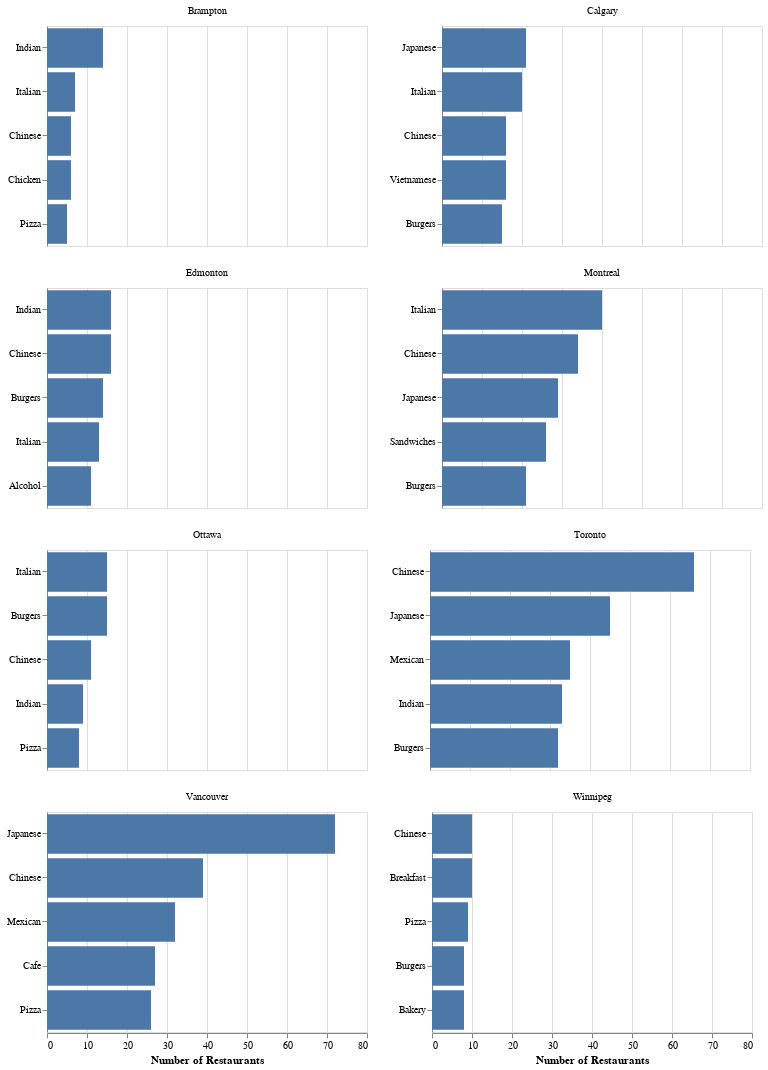

Notebook code for this chart:
### Markdown cell above
## MOST COMMON FOOD CATEGORIES IN EACH CITY

### Code cell
top5 = (
    df.groupby("city")["restaurant_category"]
      .value_counts()
      .groupby(level=0)
      .head(5)
      .reset_index(name="count")
)

base = alt.Chart(top5).mark_bar().encode(
    y=alt.Y(
        "restaurant_category:N",
        sort=alt.SortField("count", order="descending"),
        title=None
    ),
    x=alt.X("count:Q", title="Number of Restaurants"),
    tooltip=["city:N", "restaurant_category:N", "count:Q"]
).properties(
    width=320,
    height=220
)

base.facet(
    facet=alt.Facet("city:N", title=None),
    columns=2
).resolve_scale(
    y='independent'
)

### Figure 1 — Vega-Lite specification as saved in the notebook (floating-point values rounded to 4 significant figures)
{"config": {"view": {"continuousWidth": 300, "continuousHeight": 300}}, "data": {"name": "data-ddb4ba4974cbae518a74f08cd1323953"}, "facet": {"field": "city", "title": null, "type": "nominal"}, "spec": {"mark": {"type": "bar"}, "encoding": {"tooltip": [{"field": "city", "type": "nominal"}, {"field": "restaurant_category", "type": "nominal"}, {"field": "count", "type": "quantitative"}], "x": {"field": "count", "title": "Number of Restaurants", "type": "quantitative"}, "y": {"field": "restaurant_category", "sort": {"field": "count", "order": "descending"}, "title": null, "type": "nominal"}}, "height": 220, "width": 320}, "columns": 2, "resolve": {"scale": {"y": "independent"}}, "$schema": "https://vega.github.io/schema/vega-lite/v6.1.0.json", "datasets": {"data-ddb4ba4974cbae518a74f08cd1323953": [{"city": "Brampton", "restaurant_category": "Indian", "count": 14}, {"city": "Brampton", "restaurant_category": "Italian", "count": 7}, {"city": "Brampton", "restaurant_category": "Chinese", "count": 6}, {"city": "Brampton", "restaurant_category": "Chicken", "count": 6}, {"city": "Brampton", "restaurant_category": "Pizza", "count": 5}, {"city": "Calgary", "restaurant_category": "Japanese", "count": 21}, {"city": "Calgary", "restaurant_category": "Italian", "count": 20}, {"city": "Calgary", "restaurant_category": "Chinese", "count": 16}, {"city": "Calgary", "restaurant_category": "Vietnamese", "count": 16}, {"city": "Calgary", "restaurant_category": "Burgers", "count": 15}, {"city": "Edmonton", "restaurant_category": "Indian", "count": 16}, {"city": "Edmonton", "restaurant_category": "Chinese", "count": 16}, {"city": "Edmonton", "restaurant_category": "Burgers", "count": 14}, {"city": "Edmonton", "restaurant_category": "Italian", "count": 13}, {"city": "Edmonton", "restaurant_category": "Alcohol", "count": 11}, {"city": "Montreal", "restaurant_category": "Italian", "count": 40}, {"city": "Montreal", "restaurant_category": "Chinese", "count": 34}, {"city": "Montreal", "restaurant_category": "Japanese", "count": 29}, {"city": "Montreal", "restaurant_category": "Sandwiches", "count": 26}, {"city": "Montreal", "restaurant_category": "Burgers", "count": 21}, {"city": "Ottawa", "restaurant_category": "Italian", "count": 15}, {"city": "Ottawa", "restaurant_category": "Burgers", "count": 15}, {"city": "Ottawa", "restaurant_category": "Chinese", "count": 11}, {"city": "Ottawa", "restaurant_category": "Indian", "count": 9}, {"city": "Ottawa", "restaurant_category": "Pizza", "count": 8}, {"city": "Toronto", "restaurant_category": "Chinese", "count": 66}, {"city": "Toronto", "restaurant_category": "Japanese", "count": 45}, {"city": "Toronto", "restaurant_category": "Mexican", "count": 35}, {"city": "Toronto", "restaurant_category": "Indian", "count": 33}, {"city": "Toronto", "restaurant_category": "Burgers", "count": 32}, {"city": "Vancouver", "restaurant_category": "Japanese", "count": 72}, {"city": "Vancouver", "restaurant_category": "Chinese", "count": 39}, {"city": "Vancouver", "restaurant_category": "Mexican", "count": 32}, {"city": "Vancouver", "restaurant_category": "Cafe", "count": 27}, {"city": "Vancouver", "restaurant_category": "Pizza", "count": 26}, {"city": "Winnipeg", "restaurant_category": "Chinese", "count": 10}, {"city": "Winnipeg", "restaurant_category": "Breakfast", "count": 10}, {"city": "Winnipeg", "restaurant_category": "Pizza", "count": 9}, {"city": "Winnipeg", "restaurant_category": "Burgers", "count": 8}, {"city": "Winnipeg", "restaurant_category": "Bakery", "count": 8}]}}
